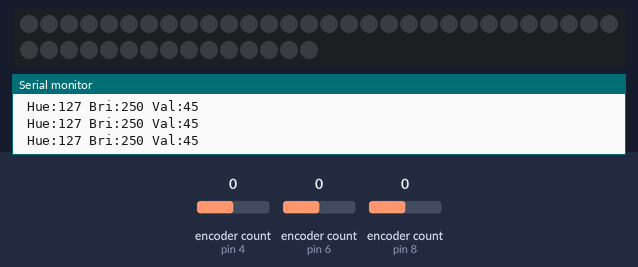
Bench run of a sketch on a simulated Arduino Leonardo, built with avr-gcc and run on an emulated ATmega32U4. Parts: 45 RGB LEDs in strip order, left to right, continuing on the next row, the last lines printed to the serial monitor. Inputs (shaded band) come from the test bench; at power-on: encoder count (sensors on pin 8, pin 4, pin 6) 0. Dim RGB values are drawn brighter than linear; colours are those a GRB WS2812 strip shows for the declared byte order.

Above: at 4.2 s.
4.3 s: encoder count (sensor on pin 8) set to 1
At 4.31 s:
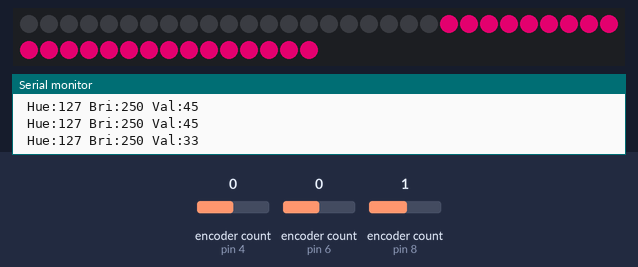
At 4.9 s:
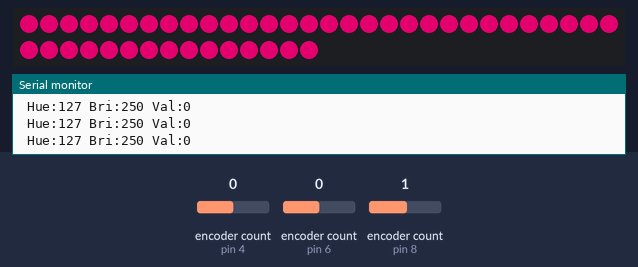
5.8 s: encoder count (sensor on pin 4) set to 1
7.3 s: encoder count (sensor on pin 4) set to 2
At 7.6 s:
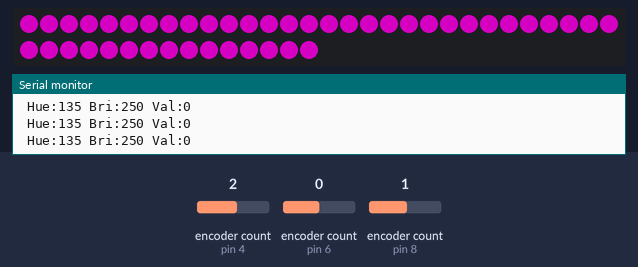
8.8 s: encoder count (sensor on pin 8) set to 2
10.9 s: encoder count (sensor on pin 4) set to 6
At 11.6 s:
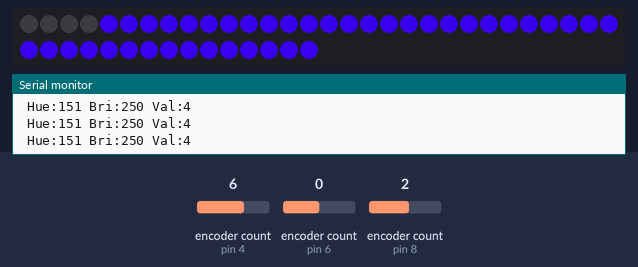
12.4 s: encoder count (sensor on pin 8) set to 1
Timing chart, 0 to 14.9 s (numbered marks = the images above; inputs shaded):
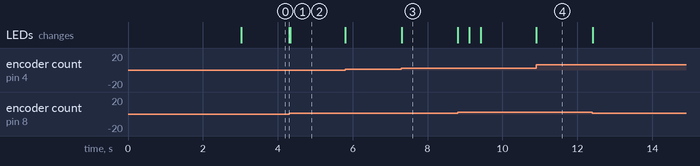

Measured:
- after the input at 4.3 s, the LEDs: change at once (image 1)
- after the input at 7.3 s, the LEDs: change at once (image 3)
- after the input at 10.9 s, the LEDs: change at once (image 4)

The sketch:

ilovelamp-encodertest1.ino
```cpp
/* Encoder Library - TwoKnobs Example
 * http://www.pjrc.com/teensy/td_libs_Encoder.html
 *
 */

#include <Encoder.h>
//#include <TaskScheduler.h>
// FASTLED_INTERNAL turns off pragmas that look like warnings
#define FASTLED_INTERNAL
#include "FastLED.h"

const int led1Pin = 2;
const int NUM_LEDS = 45;
CRGB leds[NUM_LEDS];
const int brightnessDefault = 60;
const int brightnessMax = 250;
const int FRAMES_PER_SECOND = 120;

// Change these pin numbers to the pins connected to your encoder.
//   Best Performance: both pins have interrupt capability
//   Good Performance: only the first pin has interrupt capability
//   Low Performance:  neither pin has interrupt capability
Encoder knobHue(4, 5);
Encoder knobBri(6, 7);
Encoder knobVal(8, 9);
//   avoid using pins with LEDs attached

uint8_t hue = 127;  // 0-255
uint8_t bri = 63;  //  0-63
uint8_t val = NUM_LEDS/2; // 0-NUM_LEDS-1

long hueRaw, briRaw, valRaw;
long hueLast=0, briLast=0, valLast=0;

void updateKnobs();
void updateLEDs();
void debugPrint();

// Scheduler runner;
// Task t1(50, TASK_FOREVER, &updateLEDs);
// Task t2(100, TASK_FOREVER, &debugPrint);

void setup() {
    // while(!Serial); // leonardo
    Serial.begin(115200);
    delay(3000);
    Serial.println("ilovelamp-encodertest1:");

    FastLED.addLeds<WS2812,led1Pin>(leds, NUM_LEDS); //.setCorrection(TypicalLEDStrip);
    FastLED.setBrightness(brightnessDefault);

    // runner.init();
    // runner.addTask(t1);
    // runner.addTask(t2);
    // t1.enable();
    // t2.enable();
    Serial.println("here");
}

//bool shouldDebugPrint = false;
// void debugPrint() {
//     shouldDebugPrint = true;
// }

void debugPrint() {
    // if( shouldDebugPrint ) {
        Serial.print(" Hue:"); Serial.print(hue);
        Serial.print(" Bri:"); Serial.print(bri);
        Serial.print(" Val:"); Serial.print(val);
        Serial.println();
        // shouldDebugPrint = false;
    // }
}

//
void updateLEDs() {
    // FastLED.setBrightness( bri * (256/32) );
    FastLED.setBrightness( bri );

    fadeToBlackBy( leds, NUM_LEDS, 25);

    int ledpos = val; //map(val, 0,255, 0,NUM_LEDS-1);
    fill_solid(leds+ledpos, NUM_LEDS-ledpos, CHSV(hue, 255,255));

    FastLED.show();
}

// this only runs every N milliseconds
void updateKnobs() {

    long ltmp; int delta;

    ltmp = hueRaw = knobHue.read();
    delta = ltmp - hueLast;
    hueLast = hueRaw;
    int hueNew = hue + delta;
    hue = constrain( hueNew, 0, 255);

    ltmp = briRaw = knobBri.read();
    delta = ltmp - briLast;
    if( (briRaw + delta) < 0 ) {
    }

    briLast = briRaw;
    //Serial.print(" ltmp:"); Serial.println(ltmp);
    //Serial.print(" delta:"); Serial.println(delta);
    int briNew = bri + delta;
    //bri = constrain( briNew, 0, 64);
    bri = (briNew < 0) ? 0 : (briNew > brightnessMax) ? brightnessMax : briNew;
    knobBri.write(bri);

    ltmp = valRaw = knobVal.read();
    delta = ltmp - valLast;
    // Serial.print(" ltmp:"); Serial.println(ltmp);
    // Serial.print(" delta:"); Serial.println(delta);
    valLast = valRaw;
    int valNew = val + delta;
    val = constrain( valNew, 0, NUM_LEDS);
    knobVal.write(val);

}

int debugMillis = 100;
//
void loop() {

    // EVERY_N_MILLISECONDS( 1 ) { updateKnobs(); } // should execute as fast as possible
    updateKnobs();

    EVERY_N_MILLISECONDS( debugMillis ) { debugPrint(); }

    EVERY_N_MILLISECONDS( 20 ) { updateLEDs(); }

    if( Serial.available() ) {
        Serial.println("hello!");
    }

    yield(); // allow USB subsystem some cycles

}
```
